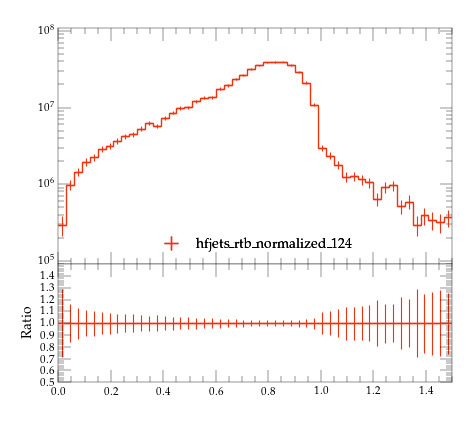

Here is the Python script that generated this plot:
#! /usr/bin/env python

# This Python script was auto-generated using YODA v2.0.2.
# Analysis object: /MC_HFJETS_NOTNORM/ptfracB
# Timestamp: 29-07-2026 (17:28:04)

import matplotlib as mpl
import matplotlib.pyplot as plt
mpl.use('Agg') # comment out for interactive use
import os
import numpy as np

plotDir = os.path.split(os.path.realpath(__file__))[0]
if 'YODA_USER_PLOT_PATH' in globals():
    plot_outdir = globals()['YODA_USER_PLOT_PATH']
else:
    plot_outdir = plotDir

#plot style
plt.style.use(os.path.join(plotDir, '../default.mplstyle'))
# plot metadata
figW, figH = plt.rcParams['figure.figsize']
ax_xLabel = r''
ax_yLabel = r''
ax_title  = r''
ax_xScale = 'linear'
ax_yScale = 'log'
xLims = (0.0, 1.5)
yLims = (90000.0, 110000000.00000001)

# TeX-friendly labels for the legend
labels = {
    'legend' : ([ r"hfjets\_rtb\_normalized\_124" ], r""),
}

# Adjust canvas width and height
canvasW = 10.0
canvasH = 9.0
figW *= canvasW/10.
figH *= canvasH/9.

# Create figure and axis objects
fig, (ax, ratio0_ax) = plt.subplots(2, 1, sharex=True,
                  figsize=(figW,figH), gridspec_kw={'height_ratios': (6.0, 3.0)})

# Set figure margins
plt.subplots_adjust(
    left   = 1.0 * plt.rcParams['figure.subplot.left'],
    right  = 1.0 * plt.rcParams['figure.subplot.right'],
    top    = 1.0 * plt.rcParams['figure.subplot.top'],
    bottom = 1.0 * plt.rcParams['figure.subplot.bottom'])

ratio0_ax.yaxis.set_major_locator(mpl.ticker.MultipleLocator(0.1))
ratio0_ax.set_ylim(0.5, 1.4999)
ratio0_ax.set_ylabel('Ratio')

# the numerical data is stored in a separate file
dataf = dict()
prefix = os.path.split(__file__)[0]
if prefix:    prefix = prefix + '/'
exec(open(prefix+'ptfracB__data.py').read(), dataf)


legend_handles = dict() # keep track of handles for the legend

# style options for curves
# starts at zorder>=5 to draw curve on top of legend
styles = {
  'hfjets_rtb_normalized_124.yoda.gz': {
    'color' : '#EE3311',
    'linestyle' : '-',
    'linewidth' : 1,
    'marker' : 'none',
    'markersize' : 2,
    'capsize' : 0.0,
    'zorder' : 5,
    'histstyle' : 1,
    'drawstyle' : 'steps-pre',
    'xerrorbars' : 1,
    'yerrorbars' : 1,
    'fillcolor' : None,
    'fillopacity' : 1.0,
    'ratio0_linestyle' : '-',
    'ratio0_linewidth' : 1,
    'ratio0_marker' : 'none',
    'ratio0_markersize' : 2,
    'ratio0_capsize' : 0.0,
    'ratio0_zorder' : 5,
    'ratio0_histstyle' : 1,
    'ratio0_drawstyle' : 'steps-pre',
    'ratio0_xerrorbars' : 1,
    'ratio0_yerrorbars' : 1,
  },
}

# curve from input yoda files in main panel
for label, yvals in dataf['yvals'].items():
    if all(np.isnan(v) for v in dataf['yvals'][label]):
        continue
    tmp = None
    if styles[label]['histstyle']: # draw as histogram
        xpos = dataf['xedges'][label] if styles[label]['drawstyle'] else dataf['xpoints'][label]
        ypos = np.insert(yvals, 0, yvals[0]) if styles[label]['drawstyle'] else yvals
        if styles[label]['fillcolor']: # fill area below curve
            ax.fill_between(xpos, ypos, step='pre',
                            color=styles[label]['fillcolor'],
                            alpha=styles[label]['fillopacity'])
        tmp, = ax.plot(xpos, ypos,
                       color=styles[label]['color'],
                       linestyle=styles[label]['linestyle'],
                       linewidth=styles[label]['linewidth'],
                       drawstyle=styles[label]['drawstyle'], solid_joinstyle='miter',
                       zorder=styles[label]['zorder'], label=label)
    tmp = ax.errorbar(dataf['xpoints'][label], yvals,
                      xerr=np.array(dataf['xerrs'][label])*styles[label]['xerrorbars'],
                      yerr=np.array(dataf['yerrs'][label])*styles[label]['yerrorbars'],
                      fmt=styles[label]['marker'], capsize=styles[label]['capsize'],
                      markersize=styles[label]['markersize'],
                      ecolor=styles[label]['color'],
                      color=styles[label]['color'], zorder=styles[label]['zorder'])
    tmp[-1][0].set_linestyle(styles[label]['linestyle'])
    tmp[-1][0].set_linewidth(styles[label]['linewidth'])
    if label in dataf['add_legend_handle']:  legend_handles[label] = tmp
    for varLabel in dataf['variation_yvals'].keys():
        if varLabel.startswith(label):
            tmp, = ax.plot(dataf['xedges'][label], dataf['variation_yvals'][varLabel],
                           color=styles[label]['color'],
                           linestyle=styles[label]['linestyle'],
                           linewidth=styles[label]['linewidth'],
                           drawstyle='steps-pre', solid_joinstyle='miter',
                           zorder=styles[label]['zorder'], alpha=0.5)


# plots on ratio panel
# curve from input yoda files in ratio panel
for label, yvals in dataf['ratio0_yvals'].items():
    if all(np.isnan(v) for v in yvals):
        continue
    if styles[label]['ratio0_histstyle']: # plot as histogram
        xpos = dataf['xedges']['hfjets_rtb_normalized_124.yoda.gz'] if styles[label]['ratio0_drawstyle'] else dataf['xpoints']['hfjets_rtb_normalized_124.yoda.gz']
        ypos = np.insert(yvals, 0, yvals[0]) if styles[label]['ratio0_drawstyle'] else yvals
        ratio0_ax.plot(xpos, ypos,
                       color=styles[label]['color'],
                       linewidth=styles[label]['linewidth'],
                       linestyle=styles[label]['ratio0_linestyle'],
                       drawstyle=styles[label]['ratio0_drawstyle'], zorder=styles[label]['zorder'],
                       solid_joinstyle='miter')
    tmp = ratio0_ax.errorbar(dataf['xpoints']['hfjets_rtb_normalized_124.yoda.gz'], yvals,
                             xerr=np.array(dataf['ref_xerrs'])*styles[label]['ratio0_xerrorbars'],
                             yerr=np.array(dataf['ratio0_yerrs'][label])*styles[label]['ratio0_yerrorbars'],
                             fmt=styles[label]['ratio0_marker'], capsize=styles[label]['ratio0_capsize'],
                             markersize=styles[label]['ratio0_markersize'],
                             ecolor=styles[label]['color'],
                             color=styles[label]['color'])
    tmp[-1][0].set_linestyle(styles[label]['ratio0_linestyle'])
    tmp[-1][0].set_linewidth(styles[label]['ratio0_linewidth'])

    for varlabel in dataf['ratio0_variation_vals'].keys():
        if varlabel.startswith(label):
            ratio0_ax.plot(dataf['xedges']['hfjets_rtb_normalized_124.yoda.gz'],
                            dataf['ratio0_variation_vals'][varlabel],
                            color=styles[label]['color'],
                            linestyle=styles[label]['linestyle'],
                            linewidth=styles[label]['linewidth'],
                            drawstyle='steps-pre', solid_joinstyle='miter',
                            zorder=1, alpha=0.5)

legend_items = list(legend_handles.values())
ax.add_artist(ax.legend(legend_items,
                        labels['legend'][0],
                        title=labels['legend'][1],
                        alignment='left',
                        loc='lower center',
                        bbox_to_anchor=(0.5, 0.0)))

# set plot metadata as defined above
ratio0_ax.set_xlabel(ax_xLabel)
ratio0_ax.xaxis.set_label_coords(1., -0.15)
ax.set_ylabel(ax_yLabel, ha='right', va='top')
ax.yaxis.set_label_coords(-0.11, 1.0)
ax.set_title(ax_title, loc='left')
ax.set_xscale(ax_xScale)
ax.set_yscale(ax_yScale)
ax.set_xlim(xLims)
ax.set_ylim(yLims)

# tick formatting
plt.rcParams['xtick.top'] = True
plt.rcParams['ytick.right'] = True
ax.yaxis.set_major_locator(mpl.ticker.LogLocator(base=10.0, numticks=np.inf))
ax.yaxis.set_minor_locator(mpl.ticker.LogLocator(
                           base=10.0, subs=np.arange(0.1, 1, 0.1), numticks=np.inf))
fig.align_ylabels((ax, ratio0_ax))
plt.savefig(os.path.join(plot_outdir, 'ptfracB.pdf'), format='PDF')
plt.savefig(os.path.join(plot_outdir, 'ptfracB.png'), format='PNG')

plt.close(fig)
